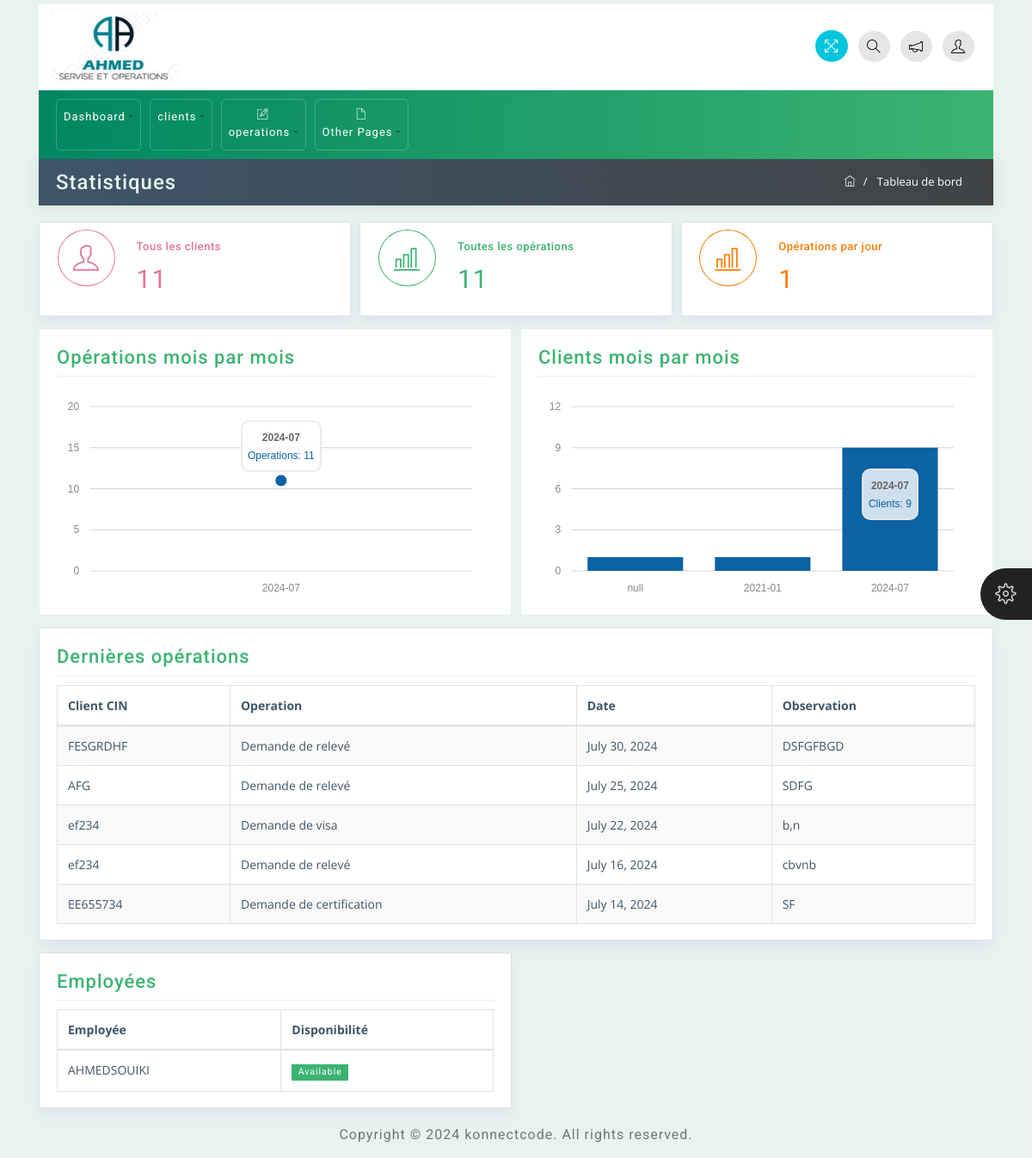
/dashboard/, run on the app's committed database.
### employe/models.py (models this page shows, shortened)
class Operation(models.Model):
    client_id = models.CharField(max_length=100)
    operation = models.CharField(max_length=100)
    operation_date = models.DateField(default=timezone.now)
    observation = models.TextField()
    piece_jointe = models.FileField(upload_to='piece_jointe/')
    confirmed = models.BooleanField(default=False)

class Employee(models.Model):
    user = models.OneToOneField(User, on_delete=models.CASCADE)

### employe/views.py (the view)
# urls.py: path('dashboard/', views.DashboardView.as_view(), name='base'),
class DashboardView(TemplateView):
    template_name = 'dashboard.html'
    def get_context_data(self, **kwargs):
        context = super().get_context_data(**kwargs)
        context['operations'] = Operation.objects.order_by('-operation_date')[:5]
        context['employees'] = Employee.objects.all()
        context['clients_count'] = Client.objects.count()
        total_operations = Operation.objects.count()
        operations_per_day = Operation.objects.filter(operation_date=timezone.now().date()).count()
        operations_by_month = Operation.objects.extra(select={'month': "strftime('%Y-%m', operation_date)"}).values('month').annotate(count=Count('id')).order_by('month')
        operations_by_month = list(operations_by_month)
        context['operations_by_month'] = json.dumps(operations_by_month)
        Clients_by_month = Client.objects.extra(select={'month': "strftime('%Y-%m', Date_Of_Birth)"}).values('month').annotate(count=Count('id')).order_by('month')
        Clients_by_month = list(Clients_by_month)
        context['Clients_by_month'] = json.dumps(Clients_by_month)
        context['total_operations'] = total_operations
        context['operations_per_day'] = operations_per_day
        return context

### employe/templates/dashboard.html (shortened to what this page needs)
{% extends 'base.html' %}
{% block content %}
<div class="container mt-0">
    <div class="row breadcrumb-bar">
        <div class="col-md-6">
            <h3 class="block-title">Statistiques
            </h3>
        </div>
        <div class="col-md-6">
            <ol class="breadcrumb">
                <li class="breadcrumb-item">
                    <a href="{% url 'employe:base' %}">
                        <span class="ti-home"></span>
                    </a>
                </li>
                <li class="breadcrumb-item active">
                    Tableau de bord</li>
            </ol>
        </div>
    </div>
</div>
<div class="container home">
    <div class="row">
        <div class="col-md-4">
            <div class="widget-area proclinic-box-shadow color-red">
                <div class="widget-left">
                    <span class="ti-user"></span>
                </div>
                <div class="widget-right">
                    <h4 class="wiget-title">Tous les clients
                    </h4>
                    <span class="numeric color-red">{{ clients_count }}</span>
                </div>
            </div>
        </div>
        <div class="col-md-4">
            <div class="widget-area proclinic-box-shadow color-green">
                <div class="widget-left">
                    <span class="ti-bar-chart"></span>
                </div>
                <div class="widget-right">
                    <h4 class="wiget-title">Toutes les opérations
                    </h4>
                    <span class="numeric color-green">{{ total_operations }}</span>
                </div>
            </div>
        </div>
        <div class="col-md-4">
            <div class="widget-area proclinic-box-shadow color-yellow">
                <div class="widget-left">
                    <span class="ti-bar-chart"></span>
                </div>
                <div class="widget-right">
                    <h4 class="wiget-title">Opérations par jour
                    </h4>
                    <span class="numeric color-yellow">{{ operations_per_day }}</span>
                </div>
            </div>
        </div>
    </div>
    <div class="row">
        <div class="col-md-6">
            <div class="widget-area-2">
                <h3 class="widget-title">Opérations mois par mois</h3>
                <div id="lineMorris" class="chart-home"></div>
            </div>
        </div>
        <div class="col-md-6">
            <div class="widget-area-2">
                <h3 class="widget-title">Clients mois par mois
                </h3>
                <div id="barMorris" class="chart-home"></div>
            </div>
        </div>
    </div>
    <div class="row">
        <div class="col-md-12">
            <div class="widget-area-2 proclinic-box-shadow">
                <h3 class="widget-title">Dernières opérations
                </h3>
                <div class="table-responsive">
                    <table class="table table-bordered table-striped">
                        <thead>
                            <tr>
                                <th>Client CIN</th>
                                <th>Operation</th>
                                <th>Date</th>
                                <th>Observation</th>
                            </tr>
                        </thead>
                        <tbody>
                            {% for operation in operations %}
                            <tr>
                                <td>{{ operation.client_id }}</td>
                                <td>{{ operation.operation }}</td>
                                <td>{{ operation.operation_date }}</td>
                                <td>{{ operation.observation }}</td>
                            </tr>
                            {% endfor %}
                        </tbody>
                    </table>
                </div>
            </div>
        </div>
    </div>
    <div class="row">
        <div class="col-md-6">
            <div class="widget-area-2 progress-status proclinic-box-shadow">
                <h3 class="widget-title">Employées</h3>
                <div class="table-responsive">
                    <table class="table table-bordered">
                        <thead>
                            <tr>
                                <th>Employée</th>
                                <th>Disponibilité</th>
                            </tr>
                        </thead>
                        <tbody>
                            {% for employee in employees %}
                            <tr>
                                <td>{{ employee.user.username }}</td>
                                <td>
                                    <span class="badge badge-success">Available</span>
                                </td>
                            {% endfor %}
                        </tbody>
                    </table>
                </div>
            </div>
        </div>
    </div>
</div>
{% endblock %}

### employe/static/css/styles.css (style rules this page uses)
body { font-family: 'Open Sans', sans-serif; background-color: #E7F3ED; color: #3e5569; }
h1, h2, h3, h4, h5, h6, span, .menu-nav { font-family: 'Roboto', sans-serif; letter-spacing: 1px; }
a, a:hover, a:focus { color: inherit; text-decoration: none; transition: all 0.3s; }
.color-yellow { color: #FF7D00; }
.color-green { color: #3CB371 }
.color-red { color: #E57498; }
.breadcrumb { border-radius: 0; margin-bottom: 0; float: right; border-radius: 20px; background-color: transparent; }
.breadcrumb-bar { background: #3e5569; background: -webkit-linear-gradient(to left, #414345, #3e5569); background: linear-gradient(to left, #414345, #3e5569); margin-left: 0px !important; margin-right: 0px !important; padding: 5px 20px; -webkit-box-shadow: 0px 1px 15px 1px rgba(69,65,78,0.1); box-shadow: 0px 1px 15px 1px rgba(69,65,78,0.1); color: #fff; border: 0px solid; }
.breadcrumb-item { color: #ffffff; font-size: 13px; }
.breadcrumb-item.active { color: #ffffff; font-size: 13px; }
.breadcrumb-item+.breadcrumb-item::before { color: #ffffff; }
.breadcrumb-bar div[class*="col-"] { padding-right: 0px; padding-left: 0px; }
.badge { padding: .4em .7em; border-radius: 0; font-weight: 400; }
.table td, .table th { padding: .75rem; }
.proclinic-box-shadow { border-radius: 0; border: 0; -webkit-box-shadow: 0 0 0 1px #dce3ec, 0 8px 16px 0 #dce3ec; box-shadow: 0 0 0 1px #dce3ec, 0 8px 16px 0 #dce3ec; background: #fff; margin-top: 20px; }
div[class*="col-"] { padding-right: 6px; padding-left: 6px; }
.badge-success, .bg-success { background-color: #3CB371 !important; }
.table-striped tbody tr:nth-of-type(odd) { background-color: rgba(61,79,90,.03); }
table.table tbody td, table.table thead th { font-size: 14px; }
.chart-home { height: 255px; margin-bottom: 10px; }
h3.block-title { background: transparent; margin: 4px auto; color: #E7F3ED; }
.widget-area { background: #fff; border-radius: 2px; }
.widget-area .numeric { font-size: 30px; letter-spacing: 1px; }
h4.wiget-title { font-size: 13px; letter-spacing: .5px; }
.widget-left { width: 30%; display: inline-block; vertical-align: 22px; font-size: 30px; text-align: center; }
.widget-left [class^="ti-"], .widget-left [class*=" ti-"] { padding: 17px; background: #fff; border-radius: 50%; border: 1px solid; }
.widget-right { width: 62%; display: inline-block; padding: 20px 0; }
.widget-area-2 { background: #fff; margin-top: 1rem; padding: 20px; padding-bottom: 2px; border-radius: 2px; }
.widget-title { font-size: 22px; padding-bottom: .5rem; margin-bottom: 15px; border-bottom: 1px solid #eeeeee; }
.home .widget-title { font-size: 22px; padding-bottom: .5rem; margin-bottom: 10px; border-bottom: 1px solid #eeeeee; }
.progress-status span { margin-left: 0px; }
.block-title { -ms-flex: 1 1 auto; flex: 1 1 auto; min-height: 1.75rem; font-size: 1.5rem; line-height: 1.5; }

### employe/static/css/green.css (style rules this page uses)
.widget-title { color: #3CB371; }

### employe/static/css/responsive.css (style rules this page uses)
@media (min-width: 992px) { .row { margin-right: -5px; margin-left: -5px; } }

### data on the page
Operation: client_id "FESGRDHF", operation "Demande de relevé", operation_date "July 30, 2024", observation "DSFGFBGD"
Operation: client_id "AFG", operation "Demande de relevé", operation_date "July 25, 2024", observation "SDFG"
Operation: client_id "ef234", operation "Demande de visa", operation_date "July 22, 2024", observation "b,n"
Operation: client_id "ef234", operation "Demande de relevé", operation_date "July 16, 2024", observation "cbvnb"
Operation: client_id "EE655734", operation "Demande de certification", operation_date "July 14, 2024", observation "SF"
Employee: user.username "AHMEDSOUIKI"

### other printed values
{{ clients_count }} "11"
{{ total_operations }} "11"
{{ operations_per_day }} "1"
